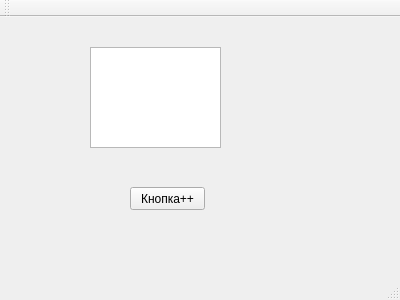
<?xml version="1.0" encoding="UTF-8"?>
<ui version="4.0">
 <class>MainWindow</class>
 <widget class="QMainWindow" name="MainWindow">
  <property name="geometry">
   <rect>
    <x>0</x>
    <y>0</y>
    <width>400</width>
    <height>300</height>
   </rect>
  </property>
  <property name="windowTitle">
   <string>MainWindow</string>
  </property>
  <widget class="QWidget" name="centralWidget">
   <widget class="QPushButton" name="pushButton">
    <property name="geometry">
     <rect>
      <x>130</x>
      <y>170</y>
      <width>75</width>
      <height>23</height>
     </rect>
    </property>
    <property name="text">
     <string>Кнопка++</string>
    </property>
   </widget>
   <widget class="QTextEdit" name="textEdit">
    <property name="geometry">
     <rect>
      <x>90</x>
      <y>30</y>
      <width>131</width>
      <height>101</height>
     </rect>
    </property>
   </widget>
  </widget>
  <widget class="QMenuBar" name="menuBar">
   <property name="geometry">
    <rect>
     <x>0</x>
     <y>0</y>
     <width>400</width>
     <height>20</height>
    </rect>
   </property>
  </widget>
  <widget class="QToolBar" name="mainToolBar">
   <attribute name="toolBarArea">
    <enum>TopToolBarArea</enum>
   </attribute>
   <attribute name="toolBarBreak">
    <bool>false</bool>
   </attribute>
  </widget>
  <widget class="QStatusBar" name="statusBar"/>
 </widget>
 <layoutdefault spacing="6" margin="11"/>
 <resources/>
 <connections/>
</ui>
